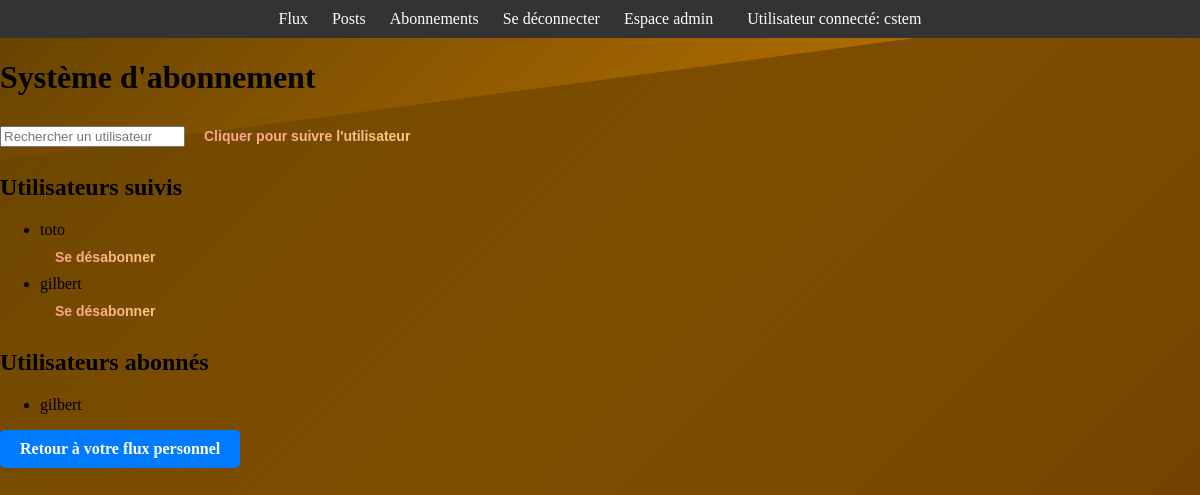
/abonnements/ (signed in), run on an earlier commit of the app's database.
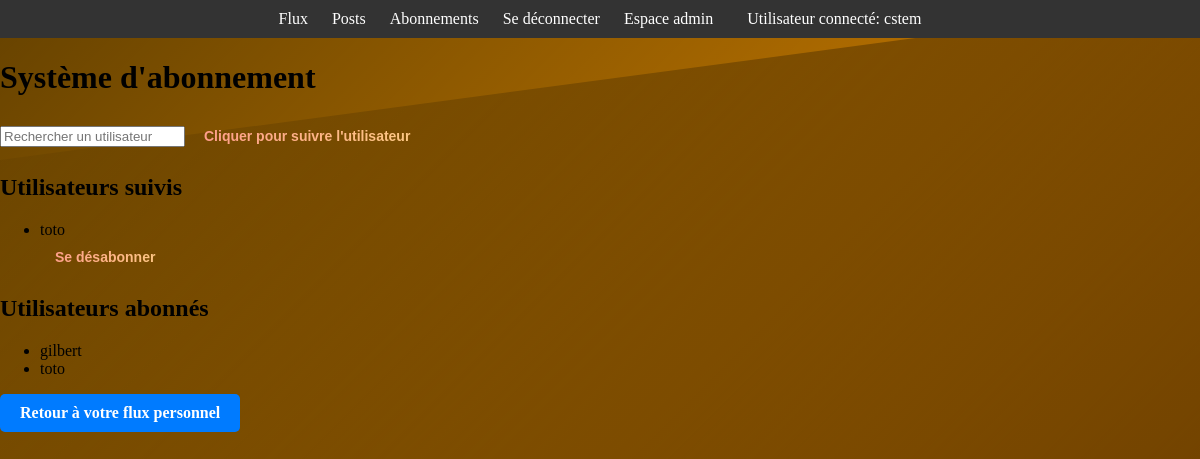
And on a later commit of the database.
### review/models.py (models this page shows, shortened)
class UserFollows(models.Model):
    follower = models.ForeignKey(settings.AUTH_USER_MODEL, on_delete=models.CASCADE, related_name='following')
    followed_user = models.ForeignKey(settings.AUTH_USER_MODEL, on_delete=models.CASCADE, related_name='followers')
    class Meta:
        unique_together = ('follower', 'followed_user')

### review/views.py (the view, shortened to what this page needs)
# urls.py: path('abonnements/', FollowUserView.as_view(), name='flux_utilisateurs'),
class FollowUserView(LoginRequiredMixin, FormView):
    template_name = 'review/flux_utilisateurs.html'
    form_class = FollowUserForm
    success_url = reverse_lazy('flux_utilisateurs')
    def get_context_data(self, **kwargs):
        context = super().get_context_data(**kwargs)
        context['utilisateurs_suivis'] = self.request.user.following.all()
        context['abonnes'] = self.request.user.followers.all()
        return context

### review/forms.py
class FollowUserForm(forms.Form):
    username = forms.CharField()

### review/context_processors.py (called while the page is built)
def display_helper(request):
    return {
        "DISPLAY_HELPER": settings.DISPLAY_HELPER,
    }

### review/templates/review/flux_utilisateurs.html (shortened to what this page needs)
{% extends 'skeleton.html' %}
{% block content %}
    <div class="post-block your-flux">
        <h1 class="scrollable-title">Système d'abonnement</h1>
        <form method="POST" action="{% url 'subscribe_user' %}">
            <input type="text" name="username" placeholder="Rechercher un utilisateur">
            <button type="submit">Cliquer pour suivre l'utilisateur</button>
        </form>
        <h2>Utilisateurs suivis</h2>
        <ul>
            {% for s_user in utilisateurs_suivis %}
                <li>
                    {{ s_user.followed_user.username }}
                    <form method="post" action="{% url 'unfollow_user' s_user.followed_user.username %}">
                        <button type="submit">Se désabonner</button>
                    </form>
                </li>
            {% endfor %}
        </ul>
        <h2>Utilisateurs abonnés</h2>
        <ul>
            {% for f_user in abonnes %}
                <li>{{ f_user.follower.username }}</li>
            {% endfor %}
        </ul>
        <a href="{% url 'posts' %}" class="back-button">Retour à votre flux personnel</a>
    </div>
{% endblock %}

What changed in the data, as far as the page shows it:
removed UserFollows: followed_user.username "gilbert", shown under "Utilisateurs suivis"
added UserFollows: follower.username "toto", shown under "Utilisateurs abonnés"
